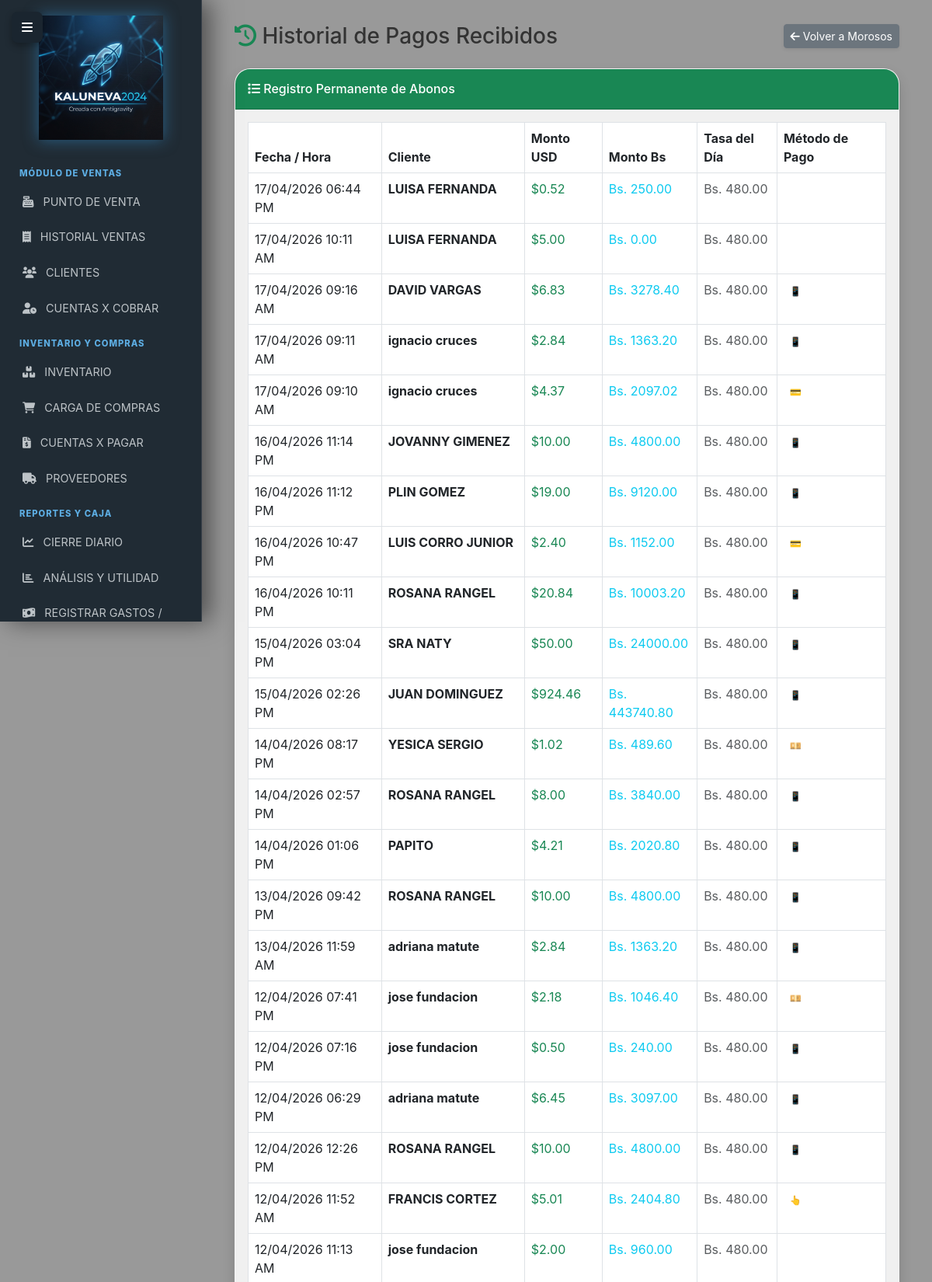
Page /historial_abonos (signed in, upper part) on the committed database.
### models.py (models this page shows, shortened)
class HistorialPago(db.Model):
    __tablename__ = 'historial_pagos'
    id = db.Column(db.Integer, primary_key=True)
    cliente_id = db.Column(db.Integer, db.ForeignKey('clientes.id'), nullable=False)
    venta_id = db.Column(db.Integer, db.ForeignKey('ventas.id'), nullable=True)
    fecha = db.Column(db.DateTime, default=ahora_ve)
    monto_usd = db.Column(db.Numeric(10, 2), nullable=False)
    monto_bs = db.Column(db.Numeric(15, 2), default=Decimal('0.00'))
    tasa_dia = db.Column(db.Numeric(10, 4), default=Decimal('1.00'))
    metodo_pago = db.Column(db.String(50))
    user_id = db.Column(db.Integer, db.ForeignKey('users.id'), nullable=True)
    user = db.relationship('User', backref='pagos_registrados')

class Cliente(db.Model):
    __tablename__ = 'clientes'
    id = db.Column(db.Integer, primary_key=True)
    nombre = db.Column(db.String(100), nullable=False)
    cedula = db.Column(db.String(20), unique=True, nullable=False)
    telefono = db.Column(db.String(20))
    direccion = db.Column(db.Text)
    fecha_nacimiento = db.Column(db.Date)
    saldo_usd = db.Column(db.Numeric(10, 2), default=Decimal('0.00'))
    saldo_bs = db.Column(db.Numeric(10, 2), default=Decimal('0.00'))
    puntos = db.Column(db.Integer, default=0)
    documentos = db.Column(db.Integer, default=0)
    ventas = db.relationship('Venta', backref='cliente', lazy=True)
    abonos = db.relationship('HistorialPago', backref='cliente', lazy=True)

### routes/clientes.py (the view)
@clientes_bp.route('/historial_abonos')
@login_required
@staff_required
def historial_abonos():
    pagos = HistorialPago.query.order_by(HistorialPago.fecha.desc()).all()
    return render_template('historial_abonos.html', pagos=pagos)

### app.py (called while the page is built)
@login_manager.user_loader
def load_user(user_id):
    user = db.session.get(User, int(user_id))
    if user and not getattr(user, 'activo', True):
        return None
    return user

@app.context_processor
def inject_tasa_actual():
    try:
        hoy = hoy_ve()
        tasa_hoy = TasaBCV.query.filter_by(fecha=hoy).first()
        if tasa_hoy:
            return dict(tasa_actual=tasa_hoy.valor, alerta_tasa=False)
        else:
            ultima = TasaBCV.query.order_by(TasaBCV.fecha.desc()).first()
            valor = ultima.valor if ultima else Decimal('0.00')
            return dict(tasa_actual=valor, alerta_tasa=True)
    except Exception as e:
        log.error(f"Error al inyectar tasa actual: {e}")
        return dict(tasa_actual=Decimal('0.00'), alerta_tasa=True)

### models.py (called while the page is built)
def hoy_ve():
    return datetime.now(pytz.timezone('America/Caracas')).date()

### templates/historial_abonos.html (shortened to what this page needs)
{% extends 'base.html' %}
{% block content %}
<div class="container-fluid">
    <div class="d-sm-flex align-items-center justify-content-between mb-4">
        <h1 class="h3 mb-0 text-gray-800">
            <i class="fas fa-history text-success"></i> Historial de Pagos Recibidos
        </h1>
        <a href="{{ url_for('clientes.vista_morosos') }}" class="btn btn-secondary btn-sm shadow-sm">
            <i class="fas fa-arrow-left"></i> Volver a Morosos
        </a>
    </div>
    <div class="card shadow mb-4">
        <div class="card-header py-3 bg-success text-white">
            <h6 class="m-0 font-weight-bold">
                <i class="fas fa-list"></i> Registro Permanente de Abonos
            </h6>
        </div>
        <div class="card-body">
            <div class="table-responsive">
                <table class="table table-bordered table-hover" width="100%" cellspacing="0">
                    <thead class="thead-light">
                        <tr>
                            <th>Fecha / Hora</th>
                            <th>Cliente</th>
                            <th>Monto USD</th>
                            <th>Monto Bs</th>
                            <th>Tasa del Día</th>
                            <th>Método de Pago</th>
                        </tr>
                    </thead>
                    <tbody>
                        {% for p in pagos %}
                        <tr>
                            <td>{{ p.fecha.strftime('%d/%m/%Y %I:%M %p') }}</td>
                            <td><strong>{{ p.cliente.nombre }}</strong></td>
                            <td class="text-success font-weight-bold">
                                ${{ "%.2f"|format(p.monto_usd) }}
                            </td>
                            <td class="text-info">
                                Bs. {{ "%.2f"|format(p.monto_bs) }}
                            </td>
                            <td class="text-muted">
                                Bs. {{ "%.2f"|format(p.tasa_dia) }}
                            </td>
                            <td>
                                {% if p.metodo_pago == 'EFECTIVO_USD' %}
                                <span class="badge badge-success">💵 Efectivo USD</span>
                                {% elif p.metodo_pago == 'EFECTIVO_BS' %}
                                <span class="badge badge-warning">💴 Efectivo Bs</span>
                                {% elif p.metodo_pago == 'PAGO_MOVIL' %}
                                <span class="badge badge-info">📱 Pago Móvil</span>
                                {% elif p.metodo_pago == 'DEBITO' %}
                                <span class="badge badge-primary">💳 Débito</span>
                                {% elif p.metodo_pago == 'BIOPAGO' %}
                                <span class="badge badge-dark">👆 Biopago</span>
                                {% else %}
                                <span class="badge badge-secondary">{{ p.metodo_pago }}</span>
                                {% endif %}
                            </td>
                        </tr>
                        {% endfor %}
                    </tbody>
                </table>
            </div>
        </div>
    </div>
</div>
{% endblock %}

### templates/base.html (style rules this page uses)
body { background: url('/static/fondo_negocio_jpg.png') no-repeat center center fixed !important; background-size: cover !important; font-family: 'Inter', 'Segoe UI', sans-serif; min-height: 100vh; color: #333; }
body::before { content: ""; position: fixed; top: 0; left: 0; width: 100%; height: 100%; background: rgba(0, 0, 0, 0.4); z-index: -1; }
.card { border: 1px solid rgba(255, 255, 255, 0.2); border-radius: 20px; background: rgba(255, 255, 255, 0.85); backdrop-filter: blur(15px); box-shadow: 0 10px 30px rgba(0, 0, 0, 0.1); overflow: hidden; transition: transform 0.2s; }

### rows in the picture
HistorialPago: fecha "17/04/2026 06:44 PM", cliente.nombre "LUISA FERNANDA", monto_usd "0.52", monto_bs "250.00", tasa_dia "480.00"
HistorialPago: fecha "17/04/2026 10:11 AM", cliente.nombre "LUISA FERNANDA", monto_usd "5.00", monto_bs "0.00", tasa_dia "480.00"
HistorialPago: fecha "17/04/2026 09:16 AM", cliente.nombre "DAVID VARGAS", monto_usd "6.83", monto_bs "3278.40", tasa_dia "480.00", metodo_pago "📱 Pago Móvil"
HistorialPago: fecha "17/04/2026 09:11 AM", cliente.nombre "ignacio cruces", monto_usd "2.84", monto_bs "1363.20", tasa_dia "480.00", metodo_pago "📱 Pago Móvil"
HistorialPago: fecha "17/04/2026 09:10 AM", cliente.nombre "ignacio cruces", monto_usd "4.37", monto_bs "2097.02", tasa_dia "480.00", metodo_pago "💳 Débito"
HistorialPago: fecha "16/04/2026 11:14 PM", cliente.nombre "JOVANNY GIMENEZ", monto_usd "10.00", monto_bs "4800.00", tasa_dia "480.00", metodo_pago "📱 Pago Móvil"
HistorialPago: fecha "16/04/2026 11:12 PM", cliente.nombre "PLIN GOMEZ", monto_usd "19.00", monto_bs "9120.00", tasa_dia "480.00", metodo_pago "📱 Pago Móvil"
HistorialPago: fecha "16/04/2026 10:47 PM", cliente.nombre "LUIS CORRO JUNIOR", monto_usd "2.40", monto_bs "1152.00", tasa_dia "480.00", metodo_pago "💳 Débito"
HistorialPago: fecha "16/04/2026 10:11 PM", cliente.nombre "ROSANA RANGEL", monto_usd "20.84", monto_bs "10003.20", tasa_dia "480.00", metodo_pago "📱 Pago Móvil"
HistorialPago: fecha "15/04/2026 03:04 PM", cliente.nombre "SRA NATY", monto_usd "50.00", monto_bs "24000.00", tasa_dia "480.00", metodo_pago "📱 Pago Móvil"
HistorialPago: fecha "15/04/2026 02:26 PM", cliente.nombre "JUAN DOMINGUEZ", monto_usd "924.46", monto_bs "443740.80", tasa_dia "480.00", metodo_pago "📱 Pago Móvil"
HistorialPago: fecha "14/04/2026 08:17 PM", cliente.nombre "YESICA SERGIO", monto_usd "1.02", monto_bs "489.60", tasa_dia "480.00", metodo_pago "💴 Efectivo Bs"
HistorialPago: fecha "14/04/2026 02:57 PM", cliente.nombre "ROSANA RANGEL", monto_usd "8.00", monto_bs "3840.00", tasa_dia "480.00", metodo_pago "📱 Pago Móvil"
HistorialPago: fecha "14/04/2026 01:06 PM", cliente.nombre "PAPITO", monto_usd "4.21", monto_bs "2020.80", tasa_dia "480.00", metodo_pago "📱 Pago Móvil"
HistorialPago: fecha "13/04/2026 09:42 PM", cliente.nombre "ROSANA RANGEL", monto_usd "10.00", monto_bs "4800.00", tasa_dia "480.00", metodo_pago "📱 Pago Móvil"
HistorialPago: fecha "13/04/2026 11:59 AM", cliente.nombre "adriana matute", monto_usd "2.84", monto_bs "1363.20", tasa_dia "480.00", metodo_pago "📱 Pago Móvil"
HistorialPago: fecha "12/04/2026 07:41 PM", cliente.nombre "jose fundacion", monto_usd "2.18", monto_bs "1046.40", tasa_dia "480.00", metodo_pago "💴 Efectivo Bs"
HistorialPago: fecha "12/04/2026 07:16 PM", cliente.nombre "jose fundacion", monto_usd "0.50", monto_bs "240.00", tasa_dia "480.00", metodo_pago "📱 Pago Móvil"
HistorialPago: fecha "12/04/2026 06:29 PM", cliente.nombre "adriana matute", monto_usd "6.45", monto_bs "3097.00", tasa_dia "480.00", metodo_pago "📱 Pago Móvil"
HistorialPago: fecha "12/04/2026 12:26 PM", cliente.nombre "ROSANA RANGEL", monto_usd "10.00", monto_bs "4800.00", tasa_dia "480.00", metodo_pago "📱 Pago Móvil"
HistorialPago: fecha "12/04/2026 11:52 AM", cliente.nombre "FRANCIS CORTEZ", monto_usd "5.01", monto_bs "2404.80", tasa_dia "480.00", metodo_pago "👆 Biopago"
HistorialPago: fecha "12/04/2026 11:13 AM", cliente.nombre "jose fundacion", monto_usd "2.00", monto_bs "960.00", tasa_dia "480.00"
